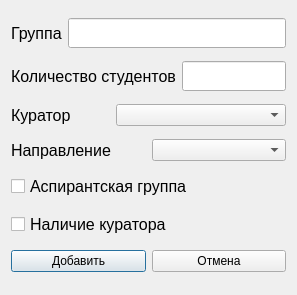
<?xml version="1.0" encoding="UTF-8"?>
<ui version="4.0">
 <class>Dialog</class>
 <widget class="QDialog" name="Dialog">
  <property name="geometry">
   <rect>
    <x>0</x>
    <y>0</y>
    <width>297</width>
    <height>295</height>
   </rect>
  </property>
  <property name="windowTitle">
   <string>Dialog</string>
  </property>
  <layout class="QVBoxLayout" name="verticalLayout">
   <item>
    <layout class="QHBoxLayout" name="horizontalLayout">
     <item>
      <widget class="QLabel" name="groupNameLabel">
       <property name="font">
        <font>
         <pointsize>12</pointsize>
        </font>
       </property>
       <property name="text">
        <string>Группа</string>
       </property>
      </widget>
     </item>
     <item>
      <widget class="QLineEdit" name="groupLineEdit">
       <property name="minimumSize">
        <size>
         <width>0</width>
         <height>30</height>
        </size>
       </property>
      </widget>
     </item>
    </layout>
   </item>
   <item>
    <layout class="QHBoxLayout" name="horizontalLayout_2">
     <item>
      <widget class="QLabel" name="studentAmoundLabel">
       <property name="font">
        <font>
         <pointsize>12</pointsize>
        </font>
       </property>
       <property name="text">
        <string>Количество студентов</string>
       </property>
      </widget>
     </item>
     <item>
      <widget class="QLineEdit" name="amountLineEdit">
       <property name="minimumSize">
        <size>
         <width>0</width>
         <height>30</height>
        </size>
       </property>
      </widget>
     </item>
    </layout>
   </item>
   <item>
    <layout class="QHBoxLayout" name="horizontalLayout_3">
     <item>
      <widget class="QLabel" name="curatorLabel">
       <property name="font">
        <font>
         <pointsize>12</pointsize>
        </font>
       </property>
       <property name="text">
        <string>Куратор</string>
       </property>
      </widget>
     </item>
     <item>
      <widget class="QComboBox" name="prepodsComboBox">
       <property name="minimumSize">
        <size>
         <width>170</width>
         <height>0</height>
        </size>
       </property>
      </widget>
     </item>
    </layout>
   </item>
   <item>
    <layout class="QHBoxLayout" name="horizontalLayout_5">
     <item>
      <widget class="QLabel" name="napLabel">
       <property name="font">
        <font>
         <pointsize>12</pointsize>
        </font>
       </property>
       <property name="text">
        <string>Направление</string>
       </property>
      </widget>
     </item>
     <item>
      <widget class="QComboBox" name="codeComboBox"/>
     </item>
    </layout>
   </item>
   <item>
    <widget class="QCheckBox" name="aspirantCheckBox">
     <property name="font">
      <font>
       <pointsize>12</pointsize>
      </font>
     </property>
     <property name="text">
      <string>Аспирантская группа</string>
     </property>
    </widget>
   </item>
   <item>
    <widget class="QCheckBox" name="curatorCheckBox">
     <property name="font">
      <font>
       <pointsize>12</pointsize>
      </font>
     </property>
     <property name="text">
      <string>Наличие куратора</string>
     </property>
    </widget>
   </item>
   <item>
    <layout class="QHBoxLayout" name="horizontalLayout_4">
     <item>
      <widget class="QPushButton" name="addGroupButton">
       <property name="text">
        <string>Добавить</string>
       </property>
      </widget>
     </item>
     <item>
      <widget class="QPushButton" name="cancelButton">
       <property name="text">
        <string>Отмена</string>
       </property>
      </widget>
     </item>
    </layout>
   </item>
  </layout>
 </widget>
 <resources/>
 <connections/>
</ui>
